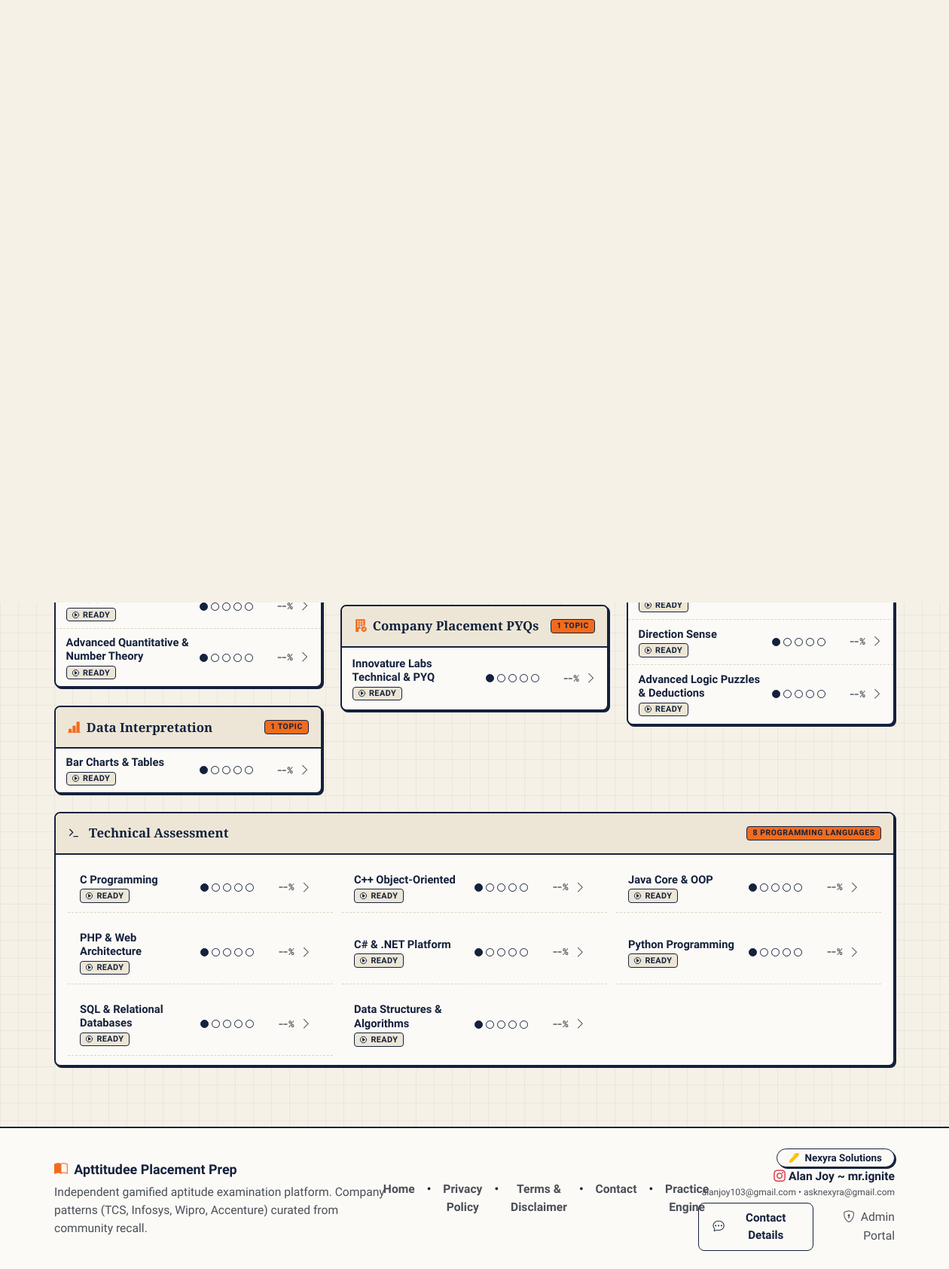
Page /public/index.php?action=practice on the committed database.
### tables this page shows
CREATE TABLE `subtopics` (
  `id` int NOT NULL AUTO_INCREMENT,
  `topic_id` int NOT NULL,
  `name` varchar(100) NOT NULL,
  `code` varchar(50) NOT NULL,
  `created_at` timestamp NULL DEFAULT CURRENT_TIMESTAMP,
  PRIMARY KEY (`id`),
  UNIQUE KEY `code` (`code`),
  KEY `topic_id` (`topic_id`),
  CONSTRAINT `subtopics_ibfk_1` FOREIGN KEY (`topic_id`) REFERENCES `topics` (`id`) ON DELETE CASCADE
);

CREATE TABLE `topics` (
  `id` int NOT NULL AUTO_INCREMENT,
  `name` varchar(100) NOT NULL,
  `code` varchar(20) NOT NULL,
  `icon` varchar(50) DEFAULT 'bi-journal-text',
  `created_at` timestamp NULL DEFAULT CURRENT_TIMESTAMP,
  PRIMARY KEY (`id`),
  UNIQUE KEY `code` (`code`)
);

### app/Views/practice.php (the view, shortened to what this page needs)
<?php
$isQuizSession = isset($_GET['session']) || isset($_GET['subtopic_id']) || (isset($_GET['mode']) && $_GET['mode'] === 'quiz');
if (!$isQuizSession):
    $db = Database::getConnection();
    $userId = $_SESSION['user_id'] ?? null;
    $topics = $db->query("SELECT * FROM topics ORDER BY id ASC")->fetchAll(PDO::FETCH_ASSOC);
    $subtopics = $db->query("SELECT s.*, t.name as topic_name, t.code as topic_code FROM subtopics s JOIN topics t ON s.topic_id = t.id ORDER BY s.topic_id ASC, s.id ASC")->fetchAll(PDO::FETCH_ASSOC);
    $userProgressMap = [];
    $userData = [
        'streak' => 0,
        'coins' => 0,
        'xp' => 0,
        'tier' => 'Bronze',
        'streak_freezes' => 1
    ];
    $practicedDates = [];
    $continueSubtopic = null;
    if (!$continueSubtopic && !empty($subtopics)) {
        $continueSubtopic = $subtopics[0];
    }
    $continueProgress = $continueSubtopic ? ($userProgressMap[$continueSubtopic['id']] ?? null) : null;
    $continueMastery = $continueProgress ? (int)$continueProgress['current_mastery_level'] : 1;
    $masonryOrder = [1, 4, 3, 6, 2];
    $masonryTopics = [];
    $techTopic = null;
    foreach ($topics as $t) {
        if ((int)$t['id'] === 5) {
            $techTopic = $t;
        }
    }
    foreach ($masonryOrder as $targetId) {
        foreach ($topics as $t) {
            if ((int)$t['id'] === $targetId) {
                $masonryTopics[] = $t;
                break;
            }
        }
    }
?>
<div class="syllabus-board-container" id="syllabusBoardContainer">
  <div class="syllabus-page-header mb-3">
    <div class="d-flex align-items-center justify-content-between gap-2 flex-wrap">
      <div>
        <h1 class="font-serif fw-bold text-ink mb-1 fs-3">Practice Syllabus</h1>
        <p class="text-ink-muted small mb-0">Master topic-wise aptitude modules with adaptive exam hall practice.</p>
      </div>
      <div class="d-none d-md-flex align-items-center gap-2">
        <span class="badge-stamp-sm"><svg class="exam-icon me-1" style="width:12px;height:12px;"><use href="#icon-award"></use></svg> EXAM HALL PREP</span>
      </div>
    </div>
  </div>
  <?php if (!$userId): ?>
    <div class="syllabus-guest-banner" role="status">
      <div class="d-flex align-items-center gap-2 min-w-0 flex-grow-1" style="min-width: 0; max-width: 100%;">
        <span class="badge-stamp-sm flex-shrink-0">TRIAL</span>
        <span class="small fw-semibold text-truncate" style="min-width: 0; max-width: 100%;">Guest Practice &bull; Free placement questions</span>
      </div>
      <a href="index.php?action=register" class="link-tertiary-exam small fw-bold text-nowrap flex-shrink-0">Sign Up &rarr;</a>
    </div>
  <?php endif; ?>
  <div class="syllabus-continue-card">
    <div class="continue-target-side d-flex flex-column justify-content-between gap-3">
      <div>
        <span class="stamp-badge py-0.5 px-2.5 mb-1.5 d-inline-block fs-8">
        </span>
        <h2 class="font-serif fw-bold text-ink mb-1 fs-4 text-truncate">
        </h2>
        <div class="text-ink-muted small d-flex align-items-center gap-2 flex-wrap mb-2">
          <span><?= htmlspecialchars($continueSubtopic['topic_name'] ?? 'Quantitative Aptitude') ?></span>
          <span>&bull;</span>
          <span>Mastery Level <?= $continueMastery ?>/5</span>
        </div>
      </div>
      <div>
        <a href="index.php?action=practice&subtopic_id=<?= $continueSubtopic['id'] ?? 1 ?>&session=1" class="btn btn-primary-gamified px-4 py-2.5 fw-bold d-inline-flex align-items-center" id="continuePracticeBtn">
        </a>
      </div>
    </div>
    <div class="syllabus-calendar-strip">
      <div class="d-flex align-items-center justify-content-between gap-2 mb-2 w-100">
        <span class="fw-bold small text-ink"><svg class="exam-icon me-1" style="width:14px;height:14px;"><use href="#icon-clock"></use></svg> 7-Day Practice Calendar</span>
        <?php if ($userId): ?>
          <span class="badge badge-stamp-sm" style="background-color: var(--surface-bg); color: var(--surface-text); border: 1px solid var(--border-strong);">
            <svg class="exam-icon text-danger me-1" style="width:12px;height:12px;"><use href="#icon-flame"></use></svg><?= $userData['streak'] ?>d Streak
          </span>
        <?php else: ?>
          <span class="badge badge-stamp-sm" style="background-color: var(--surface-bg); color: var(--ink-muted); border: 1px solid var(--border-strong);">
          </span>
        <?php endif; ?>
      </div>
      <div class="calendar-days-row justify-content-between w-100">
        <?php
          $days = ['Mon', 'Tue', 'Wed', 'Thu', 'Fri', 'Sat', 'Sun'];
          $todayDate = date('Y-m-d');
          foreach ($days as $idx => $dName):
            $dayDate = date('Y-m-d', strtotime("monday this week +$idx days"));
            $isActive = $userId && in_array($dayDate, $practicedDates);
            $isToday = ($dayDate === $todayDate);
        ?>
          <div class="calendar-day-cell">
            <span class="text-ink-muted"><?= $dName ?></span>
            <span class="calendar-day-bubble <?= $isActive ? 'active' : ($isToday ? 'today' : 'pending') ?>" title="<?= $dName ?> (<?= $dayDate ?>): <?= $isActive ? 'Practiced' : ($isToday ? 'Today' : 'Pending') ?>">
            </span>
          </div>
        <?php endforeach; ?>
      </div>
      <?php if (!$userId): ?>
        <div class="w-100 mt-2 small text-ink-muted" style="font-size:0.75rem;">
          <a href="index.php?action=register" class="link-tertiary-exam fw-bold">Sign up</a> to log your daily questions and streak on this 7-day calendar.
        </div>
      <?php endif; ?>
    </div>
  </div>
  <div class="syllabus-filter-bar">
    <div class="syllabus-search-box flex-grow-1" style="min-width: 220px; max-width: 480px;">
    </div>
    <div class="d-flex align-items-center gap-2 flex-wrap">
      <div class="dropdown">
        <button class="btn btn-outline-gamified btn-sm dropdown-toggle py-2 px-3 fw-bold" type="button" data-bs-toggle="dropdown" aria-expanded="false" id="syllabusDiffDropdownBtn">
          <svg class="exam-icon me-1" style="width:14px;height:14px;"><use href="#icon-sliders"></use></svg> Mode: <span id="syllabusDiffText">Adaptive</span>
        </button>
      </div>
      <a href="index.php?action=skill_tree" class="link-tertiary-exam small fw-bold d-none d-sm-inline-flex align-items-center gap-1">
      </a>
    </div>
  </div>
  <?php $continueTopicId = $continueSubtopic ? (int)$continueSubtopic['topic_id'] : 1; ?>
  <div class="syllabus-grid" id="syllabusTopicsGrid">
    <?php foreach ($masonryTopics as $topic):
      $groupSubtopics = array_values(array_filter($subtopics, fn($s) => $s['topic_id'] == $topic['id']));
      $subCount = count($groupSubtopics);
      $topicBadgeLabel = ($subCount === 1) ? '1 Topic' : "$subCount Topics";
      $isDefaultOpen = ((int)$topic['id'] === $continueTopicId);
    ?>
      <div class="syllabus-group-card <?= $isDefaultOpen ? 'is-open' : '' ?>" id="syllabusGroupCard_<?= $topic['id'] ?>" data-topic-code="<?= htmlspecialchars($topic['code']) ?>" data-topic-id="<?= $topic['id'] ?>">
        <div class="syllabus-group-header p-0">
          <h2 class="syllabus-group-header-wrap m-0 p-0 w-100">
            <button type="button" class="syllabus-group-header-btn" id="syllabusHeaderBtn_<?= $topic['id'] ?>" aria-expanded="<?= $isDefaultOpen ? 'true' : 'false' ?>" aria-controls="syllabusPanel_<?= $topic['id'] ?>" onclick="toggleSyllabusGroup(<?= $topic['id'] ?>)">
              <span class="syllabus-header-main">
                <span class="syllabus-group-title text-ink">
                  <i class="bi <?= $topic['icon'] ?: 'bi-journal-bookmark' ?>" style="color: var(--marker-orange);"></i>
                  <span><?= htmlspecialchars($topic['name']) ?></span>
                </span>
              </span>
              <span class="syllabus-header-end">
                <span class="badge badge-stamp-sm syllabus-desktop-badge">
                  <?= $topicBadgeLabel ?>
                </span>
              </span>
            </button>
          </h2>
        </div>
        <div class="syllabus-accordion-collapse" id="syllabusPanel_<?= $topic['id'] ?>" role="region" aria-labelledby="syllabusHeaderBtn_<?= $topic['id'] ?>">
          <div class="syllabus-accordion-inner">
            <div class="syllabus-topics-list">
              <?php
                $subIdx = 0;
                foreach ($groupSubtopics as $sub):
                  $subIdx++;
                  $prog = $userProgressMap[$sub['id']] ?? null;
                  $mastery = $prog ? (int)$prog['current_mastery_level'] : 1;
                  $attempted = $prog ? (int)$prog['total_attempted'] : 0;
                  $correct = $prog ? (int)$prog['total_correct'] : 0;
                  $acc = $attempted > 0 ? round(($correct / $attempted) * 100) : null;
                  if ($mastery >= 5) {
                      $statusClass = 'badge-status-mastered';
                      $statusIcon = '#icon-shield-check';
                      $statusText = 'Mastered';
                  } elseif ($attempted > 0) {
                      $statusClass = 'badge-status-progress';
                      $statusIcon = '#icon-hourglass';
                      $statusText = 'Lvl ' . $mastery;
                  } else {
                      $statusClass = 'badge-status-ready';
                      $statusIcon = '#icon-play-circle';
                      $statusText = 'Ready';
                  }
              ?>
                <a href="index.php?action=practice&subtopic_id=<?= $sub['id'] ?>&session=1" class="syllabus-topic-row" data-topic-name="<?= strtolower(htmlspecialchars($sub['name'])) ?>" aria-label="Practice <?= htmlspecialchars($sub['name']) ?>, <?= $statusText ?>" style="--row-idx: <?= $subIdx ?>;">
                  <div class="topic-row-info">
                    <span class="topic-row-name text-ink fw-bold d-block">
                      <?= htmlspecialchars($sub['name']) ?>
                    </span>
                    <div class="topic-row-meta">
                      <span class="badge-status-tag <?= $statusClass ?>">
                        <svg class="exam-icon" style="width:11px;height:11px;"><use href="<?= $statusIcon ?>"></use></svg> <?= $statusText ?>
                      </span>
                    </div>
                  </div>
                  <div class="d-flex align-items-center gap-2 flex-shrink-0">
                    <div class="topic-omr-progress" title="Mastery Level <?= $mastery ?>/5" aria-hidden="true">
                      <?php for ($i = 1; $i <= 5; $i++): ?>
                        <span class="omr-level-bubble <?= $i <= $mastery ? 'filled' : '' ?>"></span>
                      <?php endfor; ?>
                    </div>
                    <span class="topic-accuracy-mono">
                      <?= $acc !== null ? $acc . '%' : '--%' ?>
                    </span>
                    <i class="bi bi-chevron-right text-ink-muted small" aria-hidden="true"></i>
                  </div>
                </a>
              <?php endforeach; ?>
            </div>
          </div>
        </div>
      </div>
    <?php endforeach; ?>
  </div>
  <?php if ($techTopic):
    $techSubtopics = array_values(array_filter($subtopics, fn($s) => $s['topic_id'] == $techTopic['id']));
    if (!empty($techSubtopics)):
      $techCount = count($techSubtopics);
      $techBadgeLabel = "$techCount Programming Languages";
      $isTechOpen = ((int)$techTopic['id'] === $continueTopicId);
  ?>
    <div class="syllabus-tech-fullwidth syllabus-group-card <?= $isTechOpen ? 'is-open' : '' ?>" id="syllabusGroupCard_<?= $techTopic['id'] ?>" data-topic-code="<?= htmlspecialchars($techTopic['code']) ?>" data-topic-id="<?= $techTopic['id'] ?>">
      <div class="syllabus-group-header p-0">
        <h2 class="syllabus-group-header-wrap m-0 p-0 w-100">
          <button type="button" class="syllabus-group-header-btn" id="syllabusHeaderBtn_<?= $techTopic['id'] ?>" aria-expanded="<?= $isTechOpen ? 'true' : 'false' ?>" aria-controls="syllabusPanel_<?= $techTopic['id'] ?>" onclick="toggleSyllabusGroup(<?= $techTopic['id'] ?>)">
            <span class="syllabus-header-main">
              <span class="syllabus-group-title text-ink">
                <svg class="exam-icon me-1 text-marker" style="width:16px;height:16px;"><use href="#icon-terminal"></use></svg>
                <span><?= htmlspecialchars($techTopic['name']) ?></span>
              </span>
            </span>
            <span class="syllabus-header-end">
              <span class="badge badge-stamp-sm syllabus-desktop-badge">
                <?= $techBadgeLabel ?>
              </span>
            </span>
          </button>
        </h2>
      </div>
      <div class="syllabus-accordion-collapse" id="syllabusPanel_<?= $techTopic['id'] ?>" role="region" aria-labelledby="syllabusHeaderBtn_<?= $techTopic['id'] ?>">
        <div class="syllabus-accordion-inner">
          <div class="syllabus-topics-inner-grid">
            <?php
              $techIdx = 0;
              foreach ($techSubtopics as $sub):
                $techIdx++;
                $prog = $userProgressMap[$sub['id']] ?? null;
                $mastery = $prog ? (int)$prog['current_mastery_level'] : 1;
                $attempted = $prog ? (int)$prog['total_attempted'] : 0;
                $correct = $prog ? (int)$prog['total_correct'] : 0;
                $acc = $attempted > 0 ? round(($correct / $attempted) * 100) : null;
                if ($mastery >= 5) {
                    $statusClass = 'badge-status-mastered';
                    $statusIcon = '#icon-shield-check';
                    $statusText = 'Mastered';
                } elseif ($attempted > 0) {
                    $statusClass = 'badge-status-progress';
                    $statusIcon = '#icon-hourglass';
                    $statusText = 'Lvl ' . $mastery;
                } else {
                    $statusClass = 'badge-status-ready';
                    $statusIcon = '#icon-play-circle';
                    $statusText = 'Ready';
                }
            ?>
              <a href="index.php?action=practice&subtopic_id=<?= $sub['id'] ?>&session=1" class="syllabus-topic-row" data-topic-name="<?= strtolower(htmlspecialchars($sub['name'])) ?>" aria-label="Practice <?= htmlspecialchars($sub['name']) ?>, <?= $statusText ?>" style="--row-idx: <?= $techIdx ?>;">
                <div class="topic-row-info">
                  <span class="topic-row-name text-ink fw-bold d-block">
                    <?= htmlspecialchars($sub['name']) ?>
                  </span>
                  <div class="topic-row-meta">
                    <span class="badge-status-tag <?= $statusClass ?>">
                      <svg class="exam-icon" style="width:11px;height:11px;"><use href="<?= $statusIcon ?>"></use></svg> <?= $statusText ?>
                    </span>
                  </div>
                </div>
                <div class="d-flex align-items-center gap-2 flex-shrink-0">
                  <div class="topic-omr-progress" title="Mastery Level <?= $mastery ?>/5" aria-hidden="true">
                    <?php for ($i = 1; $i <= 5; $i++): ?>
                      <span class="omr-level-bubble <?= $i <= $mastery ? 'filled' : '' ?>"></span>
                    <?php endfor; ?>
                  </div>
                  <span class="topic-accuracy-mono">
                    <?= $acc !== null ? $acc . '%' : '--%' ?>
                  </span>
                  <i class="bi bi-chevron-right text-ink-muted small" aria-hidden="true"></i>
                </div>
              </a>
            <?php endforeach; ?>
          </div>
        </div>
      </div>
    </div>
  <?php endif; endif; ?>
</div>
<?php endif; ?>

### rows in the picture
subtopics: statusText "READY"
subtopics: name "Advanced Quantitative & Number Theory", statusText "READY"
topics: name "Data Interpretation", topicBadgeLabel "1 TOPIC"
subtopics: name "Bar Charts & Tables", statusText "READY"
topics: name "Company Placement PYQs", topicBadgeLabel "1 TOPIC"
subtopics: name "Innovature Labs Technical & PYQ", statusText "READY"
subtopics: statusText "READY"
subtopics: name "Direction Sense", statusText "READY"
subtopics: name "Advanced Logic Puzzles & Deductions", statusText "READY"
topics: name "Technical Assessment"
subtopics: name "C Programming", statusText "READY"
subtopics: name "C++ Object-Oriented", statusText "READY"
subtopics: name "Java Core & OOP", statusText "READY"
subtopics: name "PHP & Web Architecture", statusText "READY"
subtopics: name "C# & .NET Platform", statusText "READY"
subtopics: name "Python Programming", statusText "READY"
subtopics: name "SQL & Relational Databases", statusText "READY"
subtopics: name "Data Structures & Algorithms", statusText "READY"

### other values in the picture
$techBadgeLabel "8 PROGRAMMING LANGUAGES"
